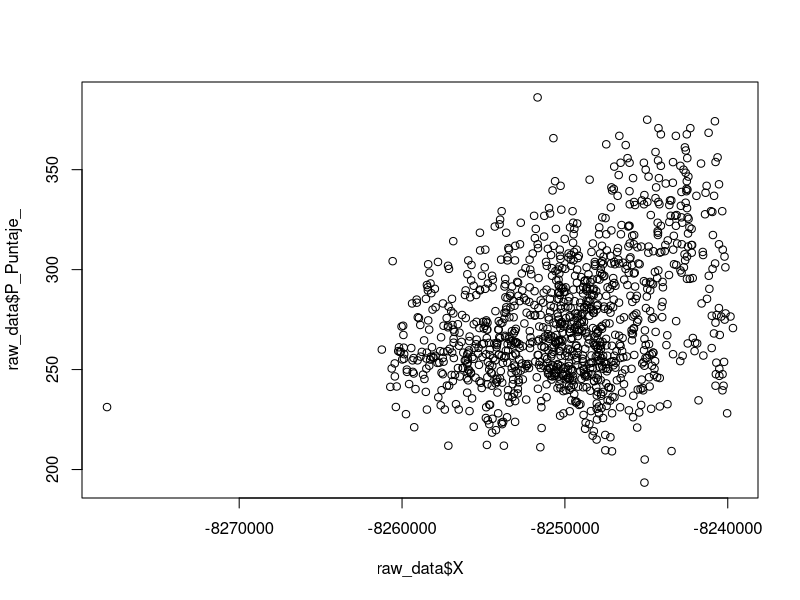
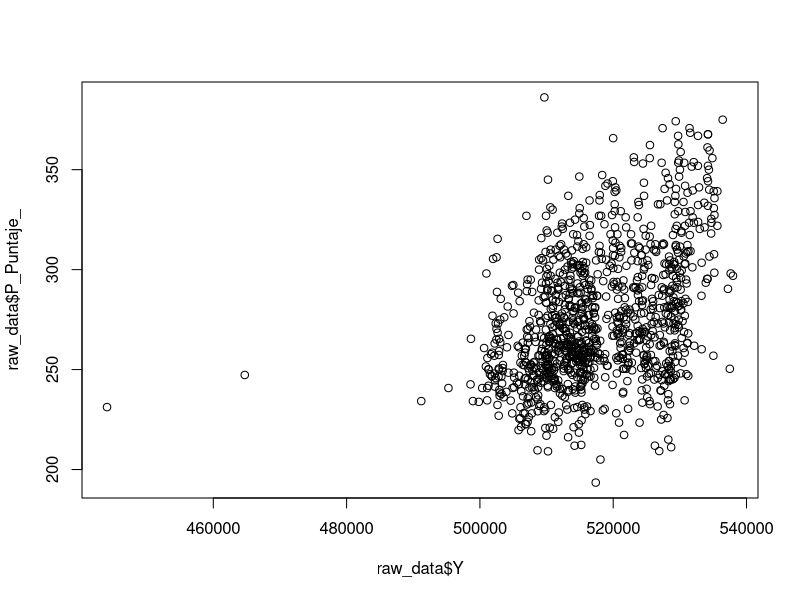
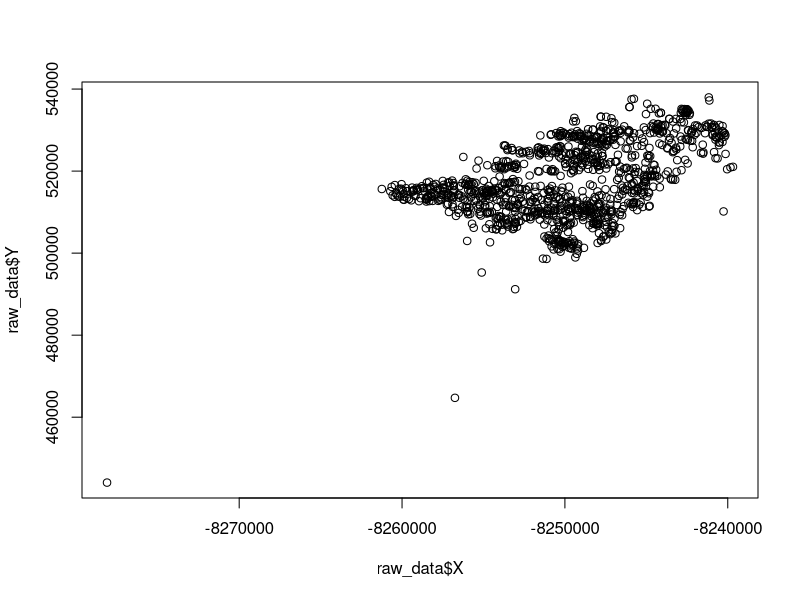

Write the R code that produced these figures, in order. (Note: this script raises an error after producing the figures.)
### PROGETTO NONPARAMETRICA
# CAMBIARE LA WORKING DIRECTORY!
setwd("C:/Users/HP/Desktop/Progetto Nonpa")

raw_data <- read.csv('PruebasSaber_2021_12.csv')
head(raw_data)
names <- colnames(raw_data)

plot(raw_data$X, raw_data$P_Puntaje_)
plot(raw_data$Y, raw_data$P_Puntaje_)
plot(raw_data$X, raw_data$Y) # plot of the coordinates (vorrei fare una cosa 
                             # più carina)

#Remove some useless columns
unique(raw_data$Fecha) # there is only one date --> remove it
data <- raw_data[-c(4,5,6)]

# There are some categorical variables encoded with some numbers:
# GENERO (scuola maschile/femminile/mista): 
# 1: female
# 3: male
# 5: misto 

# CALENDARIO (quando la scuola inizia)
# 1: A(gennaio)
# 3: B(agosto)
# 2: entrambi
# 5: ?

# SECTOR (non mi ricordo cosa volesse dire)
# 1: No oficial
# 2: Oficial 

# CLASE_TIPO
# 1 : comunale
# 2 : comunale
# 6 : privato
# 4 : privato
# 3 : comunale (essercito)
# 5 : privato

# Categoria
# 0 : non applica
# 1 : A+
# 2 : A
# 3 : B
# 4 : C
# 5 : D

# COD_LOCA
# Codificazione delle zone della città
#-----------------------------------------------------------------------------
# Objectives:
# Understand the spatial dependence of schools with the students tests' scores
# Analyise if there is a difference between schools' categories
# 

# Workflow:
# Data exploration (boxplots, outliers)
# Nonparametric tests for differences between schools
# Regression (coordinates, numero di studenti, ...) -> prediction

#--------------------------------------------------------------------------
#Provo a disegnare mappa di Bogotà + plot dei punti dove sono situate le scuole 
#Trovare shapefiles and geojson files. una cosa carina da fare è plottare la città di bogotà ed evidenziare con dei puntini le scuole.
#Problema: non so in che formato sono scritte le coordinate!!!!

#install.packages(c("sf", "ggplot2"))
library(sf)
library(ggplot2)

# Import a geojson or shapefile
map <- read_sf("map.geojson")
ggplot(map) +
  geom_sf(fill = "white")

x <- data$X
y <- data$Y   
points <- cbind(x, y)

# Function to convert EPSG:3857 to WGS84
convert_to_wgs84 <- function(x, y) {
  df <- data.frame(x = x, y = y) # Create a data frame with the input coordinates
  points <- st_as_sf(df, coords = c("x", "y"), crs = 3857) # Create a simple feature (sf) object
  points_wgs84 <- st_transform(points, 4326) # Transform the coordinates to WGS84 (EPSG:4326)
  lonlat <- st_coordinates(points_wgs84) # Extract the longitude and latitude
  
  return(lonlat)
}

coord <- convert_to_wgs84(data$X, data$Y)

# Sostituisco al quello che abbiamo
data <- cbind(data.frame(coord), data[,-c(1,2)])

#-------------------------------------------------------------------------------
# Some plots
